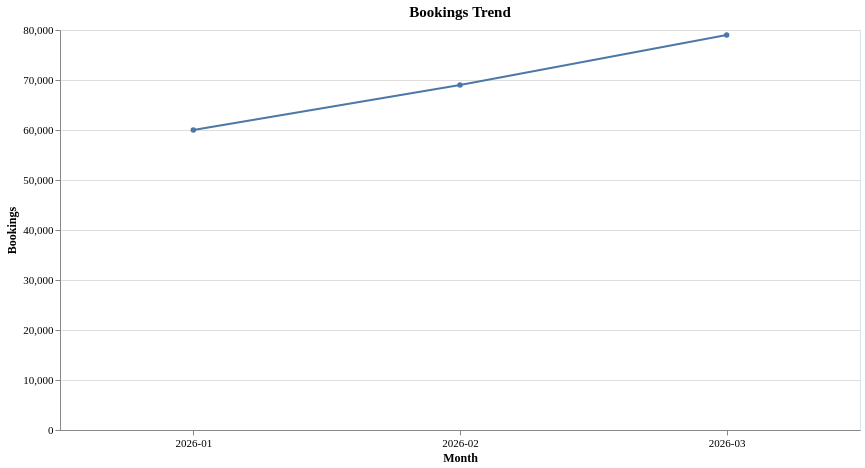

Here is the Vega-Lite specification saved for this chart:
### Vega-Lite specification from a JSON file in a GitHub repository (floating-point values rounded to 4 significant figures)
{"config": {"view": {"continuousWidth": 300, "continuousHeight": 300, "stroke": "#d9e2ec"}, "axis": {"labelAngle": 0, "labelFontSize": 11, "titleFontSize": 12, "titleFontWeight": 600, "labelFont": "Hanken Grotesk", "titleFont": "Hanken Grotesk"}, "legend": {"labelFontSize": 11, "titleFontSize": 12, "titleFontWeight": 600, "labelFont": "Hanken Grotesk", "titleFont": "Hanken Grotesk"}, "title": {"fontSize": 15, "fontWeight": 600, "subtitleFontSize": 12, "subtitleFontWeight": 400, "font": "Hanken Grotesk", "subtitleFont": "Hanken Grotesk"}}, "data": {"name": "data-a7dd2cd872cf60b34d6dbe8b2342cd39"}, "mark": {"type": "line", "point": true}, "encoding": {"tooltip": [{"field": "month", "type": "nominal"}, {"field": "bookings", "type": "quantitative"}], "x": {"axis": {"labelAngle": 0}, "field": "month", "title": "Month", "type": "nominal"}, "y": {"field": "bookings", "title": "Bookings", "type": "quantitative"}}, "height": 400, "title": "Bookings Trend", "width": 800, "$schema": "https://vega.github.io/schema/vega-lite/v6.4.1.json", "datasets": {"data-a7dd2cd872cf60b34d6dbe8b2342cd39": [{"month": "2026-01", "bookings": 60000.0}, {"month": "2026-03", "bookings": 79000.0}, {"month": "2026-02", "bookings": 69000.0}]}}
